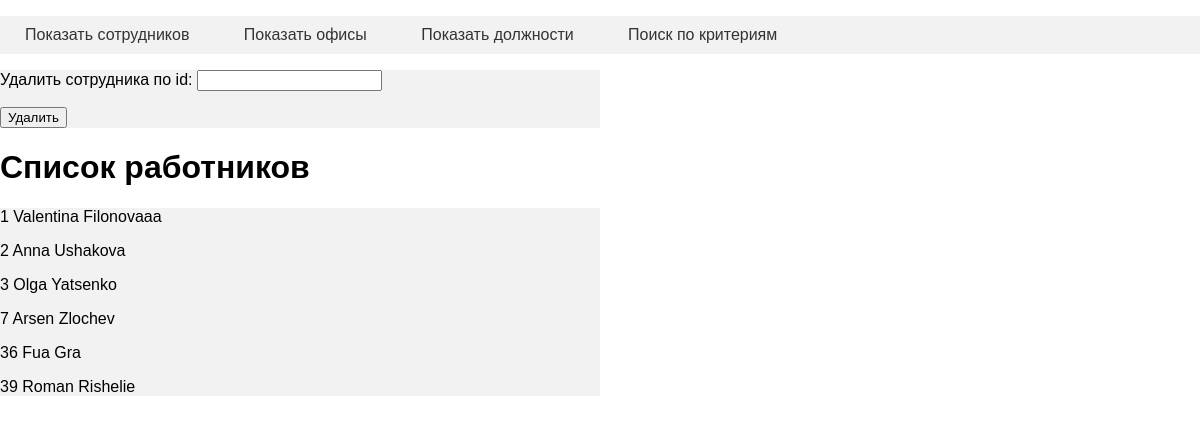
/employee_del, run on an earlier commit of the app's database.
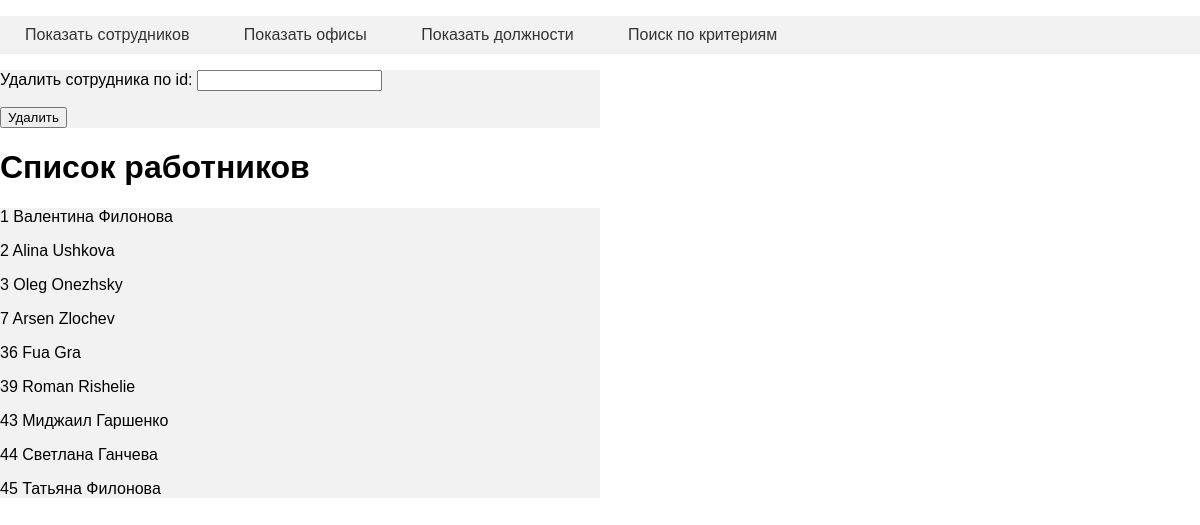
And on a later commit of the database.
### tables this page shows
CREATE TABLE employee (
id integer PRIMARY KEY AUTOINCREMENT,
name text NOT NULL,
surname text NOT NULL,
email text,
home_address text,
date_of_last_changes date
);

### app.py (the view)
@app.route("/employee_del", methods=["POST", "GET"])
def employee_del():
    db = get_db()
    dbase = FDataBase(db)
    empl = dbase.get_all_emplyee()
    for e in empl:
        print(e[1], e[2])
    return render_template('del-employee.html', empl=empl)

### FDataBase.py (called while the page is built)
    def get_all_emplyee(self):
        try:
            self.__cur.execute(
                f"SELECT * FROM employee")
            res = self.__cur.fetchall()
            if res:
                return res
        except sqlite3.Error as e:
            print("Ошибка получения из БД" + str(e))
        return False

### app.py (called while the page is built)
def connect_db():
    conn = sqlite3.connect(app.config['DATABASE'])
    conn.row_factory = sqlite3.Row
    return conn

def get_db():
    if not hasattr(g, 'link_db'):
        g.link_db = connect_db()
    return g.link_db

### templates/del-employee.html
{% extends 'menu.html' %}
{% block content %}
{{ super() }}
<div class="lists">
<form action="{{url_for('delete_employee')}}" method="post" class="form-contact">
<p><label>Удалить сотрудника по id: </label> <input type="text" name="id" value="" requied />
    <p><input type="submit" value="Удалить" />
</form>
</div>
<h1>Список работников</h1>
<div class="lists">
{% for e in empl %}
<p>{{e.id}} {{e.name}} {{e.surname}}</p>
{% endfor %}
</div>
{% endblock%}

What changed in the data, as far as the page shows it:
changed employee id 1: name "Valentina" → "Валентина"; surname "Filonovaаа" → "Филонова"
changed employee id 2: name "Anna" → "Alina"; surname "Ushakova" → "Ushkova"
changed employee id 3: name "Olga" → "Oleg"; surname "Yatsenko" → "Onezhsky"
added employee: id "43", name "Миджаил", surname "Гаршенко"
added employee: id "44", name "Светлана", surname "Ганчева"
added employee: id "45", name "Татьяна", surname "Филонова"
